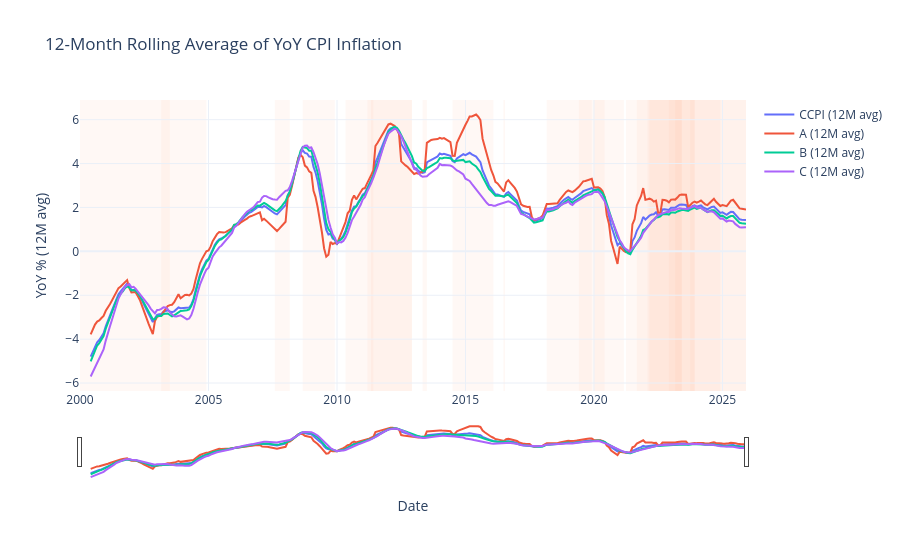

The code cell stored with this chart in its notebook:
### Code cell
# 6) Additional EDA: 12-month rolling YoY trend
rolling_df = monthly[["Date", "CCPI_yoy_pct", "CPI_A_yoy_pct", "CPI_B_yoy_pct", "CPI_C_yoy_pct"]].copy()
for col in ["CCPI_yoy_pct", "CPI_A_yoy_pct", "CPI_B_yoy_pct", "CPI_C_yoy_pct"]:
    rolling_df[col + "_roll12"] = rolling_df[col].rolling(12, min_periods=6).mean()

fig = go.Figure()
for col, name in [
    ("CCPI_yoy_pct_roll12", "CCPI (12M avg)"),
    ("CPI_A_yoy_pct_roll12", "A (12M avg)"),
    ("CPI_B_yoy_pct_roll12", "B (12M avg)"),
    ("CPI_C_yoy_pct_roll12", "C (12M avg)"),
]:
    fig.add_trace(
        go.Scatter(
            x=rolling_df["Date"],
            y=rolling_df[col],
            mode="lines",
            name=name,
        )
    )

for _, row in event_periods.iterrows():
    fig.add_vrect(
        x0=row["Start"],
        x1=row["End"],
        fillcolor="LightSalmon",
        opacity=0.08,
        layer="below",
        line_width=0,
    )

fig.update_layout(
    title="12-Month Rolling Average of YoY CPI Inflation",
    xaxis_title="Date",
    yaxis_title="YoY % (12M avg)",
    hovermode="x unified",
    template="plotly_white",
    dragmode="pan",
)
fig.update_xaxes(rangeslider_visible=True)
fig.show(config={"scrollZoom": True, "doubleClick": "reset+autosize"})

### Figure 1 — Plotly figure (JSON) as saved in the notebook; plotly's stock layout.template omitted (floating-point values rounded to 4 significant figures; data arrays with more than 128 entries replaced by an {"elided": "..."} marker saying what was removed)
{"data": [{"mode": "lines", "name": "CCPI (12M avg)", "type": "scatter", "x": {"elided": "312 str values"}, "y": {"elided": "312 float values"}}, {"mode": "lines", "name": "A (12M avg)", "type": "scatter", "x": {"elided": "312 str values"}, "y": {"elided": "312 float values"}}, {"mode": "lines", "name": "B (12M avg)", "type": "scatter", "x": {"elided": "312 str values"}, "y": {"elided": "312 float values"}}, {"mode": "lines", "name": "C (12M avg)", "type": "scatter", "x": {"elided": "312 str values"}, "y": {"elided": "312 float values"}}], "layout": {"dragmode": "pan", "hovermode": "x unified", "shapes": [{"fillcolor": "LightSalmon", "layer": "below", "line": {"width": 0}, "opacity": 0.08, "type": "rect", "x0": "2000-01-01T00:00:00", "x1": "2004-12-01T00:00:00", "xref": "x", "y0": 0, "y1": 1, "yref": "y domain"}, {"fillcolor": "LightSalmon", "layer": "below", "line": {"width": 0}, "opacity": 0.08, "type": "rect", "x0": "2003-03-01T00:00:00", "x1": "2003-07-01T00:00:00", "xref": "x", "y0": 0, "y1": 1, "yref": "y domain"}, {"fillcolor": "LightSalmon", "layer": "below", "line": {"width": 0}, "opacity": 0.08, "type": "rect", "x0": "2008-09-01T00:00:00", "x1": "2009-12-01T00:00:00", "xref": "x", "y0": 0, "y1": 1, "yref": "y domain"}, {"fillcolor": "LightSalmon", "layer": "below", "line": {"width": 0}, "opacity": 0.08, "type": "rect", "x0": "2007-08-01T00:00:00", "x1": "2008-03-01T00:00:00", "xref": "x", "y0": 0, "y1": 1, "yref": "y domain"}, {"fillcolor": "LightSalmon", "layer": "below", "line": {"width": 0}, "opacity": 0.08, "type": "rect", "x0": "2010-05-01T00:00:00", "x1": "2012-12-01T00:00:00", "xref": "x", "y0": 0, "y1": 1, "yref": "y domain"}, {"fillcolor": "LightSalmon", "layer": "below", "line": {"width": 0}, "opacity": 0.08, "type": "rect", "x0": "2011-05-01T00:00:00", "x1": "2012-12-01T00:00:00", "xref": "x", "y0": 0, "y1": 1, "yref": "y domain"}, {"fillcolor": "LightSalmon", "layer": "below", "line": {"width": 0}, "opacity": 0.08, "type": "rect", "x0": "2011-03-11T00:00:00", "x1": "2011-06-01T00:00:00", "xref": "x", "y0": 0, "y1": 1, "yref": "y domain"}, {"fillcolor": "LightSalmon", "layer": "below", "line": {"width": 0}, "opacity": 0.08, "type": "rect", "x0": "2014-07-01T00:00:00", "x1": "2016-02-01T00:00:00", "xref": "x", "y0": 0, "y1": 1, "yref": "y domain"}, {"fillcolor": "LightSalmon", "layer": "below", "line": {"width": 0}, "opacity": 0.08, "type": "rect", "x0": "2013-05-01T00:00:00", "x1": "2013-07-01T00:00:00", "xref": "x", "y0": 0, "y1": 1, "yref": "y domain"}, {"fillcolor": "LightSalmon", "layer": "below", "line": {"width": 0}, "opacity": 0.08, "type": "rect", "x0": "2016-06-23T00:00:00", "x1": "2016-07-15T00:00:00", "xref": "x", "y0": 0, "y1": 1, "yref": "y domain"}, {"fillcolor": "LightSalmon", "layer": "below", "line": {"width": 0}, "opacity": 0.08, "type": "rect", "x0": "2018-03-01T00:00:00", "x1": "2019-12-01T00:00:00", "xref": "x", "y0": 0, "y1": 1, "yref": "y domain"}, {"fillcolor": "LightSalmon", "layer": "below", "line": {"width": 0}, "opacity": 0.08, "type": "rect", "x0": "2019-06-01T00:00:00", "x1": "2020-06-01T00:00:00", "xref": "x", "y0": 0, "y1": 1, "yref": "y domain"}, {"fillcolor": "LightSalmon", "layer": "below", "line": {"width": 0}, "opacity": 0.08, "type": "rect", "x0": "2020-01-01T00:00:00", "x1": "2021-03-01T00:00:00", "xref": "x", "y0": 0, "y1": 1, "yref": "y domain"}, {"fillcolor": "LightSalmon", "layer": "below", "line": {"width": 0}, "opacity": 0.08, "type": "rect", "x0": "2021-04-01T00:00:00", "x1": "2023-12-01T00:00:00", "xref": "x", "y0": 0, "y1": 1, "yref": "y domain"}, {"fillcolor": "LightSalmon", "layer": "below", "line": {"width": 0}, "opacity": 0.08, "type": "rect", "x0": "2021-09-01T00:00:00", "x1": "2025-12-01T00:00:00", "xref": "x", "y0": 0, "y1": 1, "yref": "y domain"}, {"fillcolor": "LightSalmon", "layer": "below", "line": {"width": 0}, "opacity": 0.08, "type": "rect", "x0": "2022-02-01T00:00:00", "x1": "2023-12-01T00:00:00", "xref": "x", "y0": 0, "y1": 1, "yref": "y domain"}, {"fillcolor": "LightSalmon", "layer": "below", "line": {"width": 0}, "opacity": 0.08, "type": "rect", "x0": "2022-03-01T00:00:00", "x1": "2024-12-01T00:00:00", "xref": "x", "y0": 0, "y1": 1, "yref": "y domain"}, {"fillcolor": "LightSalmon", "layer": "below", "line": {"width": 0}, "opacity": 0.08, "type": "rect", "x0": "2022-12-01T00:00:00", "x1": "2023-06-01T00:00:00", "xref": "x", "y0": 0, "y1": 1, "yref": "y domain"}, {"fillcolor": "LightSalmon", "layer": "below", "line": {"width": 0}, "opacity": 0.08, "type": "rect", "x0": "2023-03-01T00:00:00", "x1": "2023-06-01T00:00:00", "xref": "x", "y0": 0, "y1": 1, "yref": "y domain"}, {"fillcolor": "LightSalmon", "layer": "below", "line": {"width": 0}, "opacity": 0.08, "type": "rect", "x0": "2023-10-01T00:00:00", "x1": "2025-12-01T00:00:00", "xref": "x", "y0": 0, "y1": 1, "yref": "y domain"}], "title": {"text": "12-Month Rolling Average of YoY CPI Inflation"}, "xaxis": {"rangeslider": {"visible": true}, "title": {"text": "Date"}}, "yaxis": {"title": {"text": "YoY % (12M avg)"}}}}
